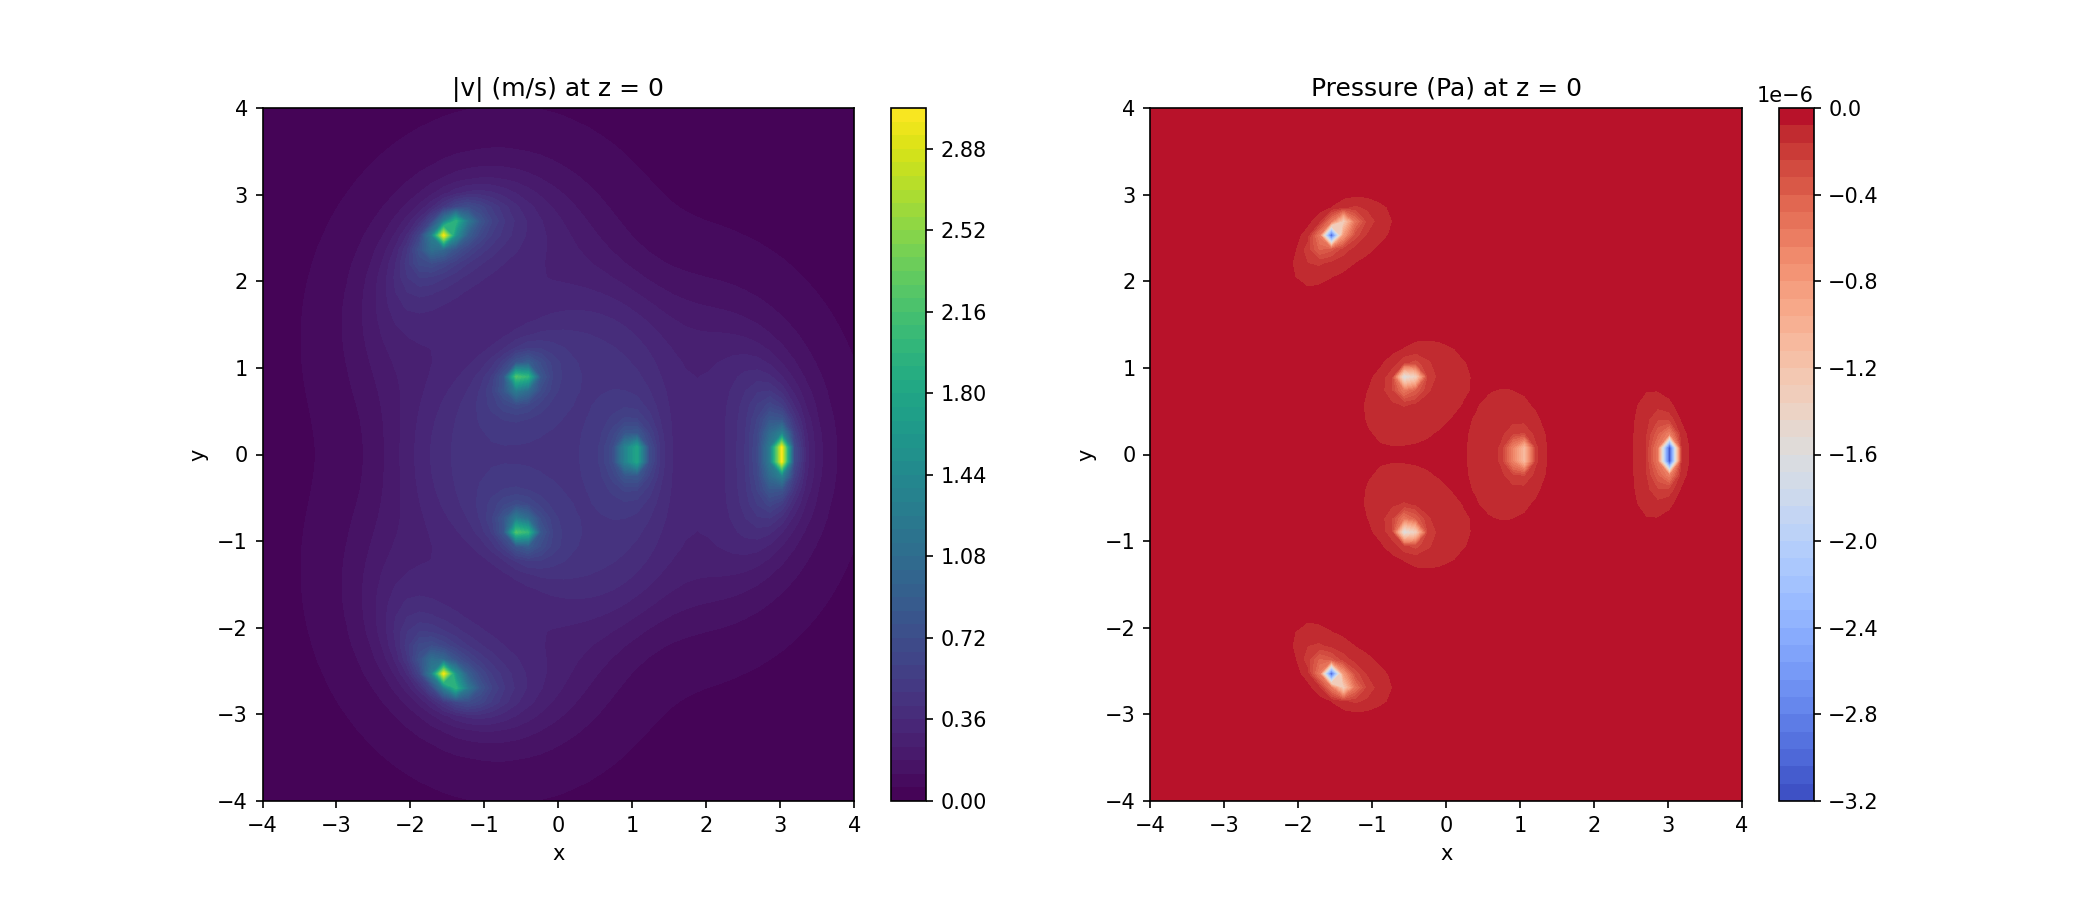

Python code for this plot:
import numpy as np
import matplotlib.pyplot as plt
from vambindings import VortexKnotSystem, biot_savart_velocity
# ✅ Get the script filename dynamically
import os
script_name = os.path.splitext(os.path.basename(__file__))[0]

# Initialize knot system
knot = VortexKnotSystem()
knot.initialize_trefoil_knot()
positions = np.array(knot.get_positions())
tangents = np.array(knot.get_tangents())

# Parameters
grid_size = 50
x_vals = np.linspace(-4, 4, grid_size)
y_vals = np.linspace(-4, 4, grid_size)
z_val = 0.0
rho_ae = 7e-7
P_infinity = 0.0

velocity_magnitude = np.zeros((grid_size, grid_size))
pressure_field = np.zeros((grid_size, grid_size))

# Evaluate fields on z=0 slice
for i, x in enumerate(x_vals):
    for j, y in enumerate(y_vals):
        r = [x, y, z_val]
        v = biot_savart_velocity(r, positions.tolist(), tangents.tolist())
        v_mag = np.linalg.norm(v)
        velocity_magnitude[j, i] = v_mag
        pressure_field[j, i] = P_infinity - 0.5 * rho_ae * v_mag**2

# Plot velocity magnitude and pressure field
fig, axs = plt.subplots(1, 2, figsize=(14, 6))
c1 = axs[0].contourf(x_vals, y_vals, velocity_magnitude, levels=50, cmap='viridis')
axs[0].set_title('|v| (m/s) at z = 0')
axs[0].set_xlabel('x')
axs[0].set_ylabel('y')
fig.colorbar(c1, ax=axs[0])

c2 = axs[1].contourf(x_vals, y_vals, pressure_field, levels=50, cmap='coolwarm')
axs[1].set_title('Pressure (Pa) at z = 0')
axs[1].set_xlabel('x')
axs[1].set_ylabel('y')
fig.colorbar(c2, ax=axs[1])



filename = f"{script_name}.png"
plt.savefig(filename, dpi=150)  # Save image with high resolution
plt.tight_layout()


# Initialize knot system
knot = VortexKnotSystem()
knot.initialize_trefoil_knot()
positions = np.array(knot.get_positions())
tangents = np.array(knot.get_tangents())

rho_ae = 7e-7
P_infinity = 0.0
plotGridsize = 4

# Grid setup
grid_size_light = 25
x_vals = np.linspace(-4, 4, grid_size_light)
y_vals = np.linspace(-4, 4, grid_size_light)
z_slices_focus = [-1.0, -0.5, 0.0, 0.5, 1.0]
slice_data_focus = []

# Evaluate velocity and pressure for each slice
for z_val in z_slices_focus:
    velocity_slice = np.zeros((grid_size_light, grid_size_light))
    pressure_slice = np.zeros((grid_size_light, grid_size_light))
    for i, x in enumerate(x_vals):
        for j, y in enumerate(y_vals):
            r = [x, y, z_val]
            v = biot_savart_velocity(r, positions.tolist(), tangents.tolist())
            v_mag = np.linalg.norm(v)
            velocity_slice[j, i] = v_mag
            pressure_slice[j, i] = P_infinity - 0.5 * rho_ae * v_mag**2
    slice_data_focus.append({"z": z_val, "velocity": velocity_slice, "pressure": pressure_slice})

# Plot each z-slice
fig, axs = plt.subplots(len(z_slices_focus), 2, figsize=(8, 4 * len(z_slices_focus)))

for idx, slice_info in enumerate(slice_data_focus):
    z = slice_info["z"]
    vel = slice_info["velocity"]
    pres = slice_info["pressure"]

    ax_v = axs[idx, 0]
    c1 = ax_v.contourf(x_vals, y_vals, vel, levels=40, cmap='viridis')
    ax_v.set_xlim(-plotGridsize, plotGridsize)
    ax_v.set_ylim(-plotGridsize, plotGridsize)
    ax_v.set_title(f'|v| at z = {z:.2f}')
    ax_v.set_xlabel('x')
    ax_v.set_ylabel('y')

    ax_p = axs[idx, 1]
    c2 = ax_p.contourf(x_vals, y_vals, pres, levels=40, cmap='coolwarm')
    ax_p.set_xlim(-plotGridsize, plotGridsize)
    ax_p.set_ylim(-plotGridsize, plotGridsize)
    ax_p.set_title(f'P at z = {z:.2f}')
    ax_p.set_xlabel('x')
    ax_p.set_ylabel('y')

plotGridsize = 4
filename = f"{script_name}2.png"
plt.savefig(filename, dpi=150)  # Save image with high resolution
plt.tight_layout()

def compute_tangent(X):
    dX = np.gradient(X, axis=0)
    norms = np.linalg.norm(dX, axis=1, keepdims=True)
    return dX / norms

def evolve_vortex(X_init, T_init, dt=0.01, steps=10, Gamma=1.0):
    X_evolved = np.copy(X_init)
    for step in range(steps):
        V_induced = np.array([biot_savart_velocity(xi.tolist(), X_evolved.tolist(), T_init.tolist(), Gamma) for xi in X_evolved])
        X_evolved += dt * V_induced
    return X_evolved

# Initialize knot system
knot = VortexKnotSystem()
knot.initialize_trefoil_knot()
X = np.array(knot.get_positions())
T = np.array(knot.get_tangents())

# Evolve
X_evolved = evolve_vortex(X, T, dt=0.01, steps=10)
T_evolved = compute_tangent(X_evolved)

# Plot
fig = plt.figure(figsize=(12, 10))
ax = fig.add_subplot(111, projection='3d')
ax.plot(X[:, 0], X[:, 1], X[:, 2], color='gray', linewidth=1.5, label='Initial Trefoil')
ax.plot(X_evolved[:, 0], X_evolved[:, 1], X_evolved[:, 2], color='red', linewidth=2.5, label='Evolved Trefoil')
ax.set_title('Trefoil Vortex Evolution Under VAM Dynamics')
ax.set_xlim(-plotGridsize, plotGridsize)
ax.set_ylim(-plotGridsize, plotGridsize)
ax.set_zlim(-plotGridsize, plotGridsize)
ax.set_box_aspect([1, 1, 1])
ax.set_xlabel('x (m)')
ax.set_ylabel('y (m)')
ax.set_zlabel('z (m)')
ax.legend()


filename = f"{script_name}3.png"
plt.savefig(filename, dpi=150)  # Save image with high resolution
plt.tight_layout()
plt.show()
